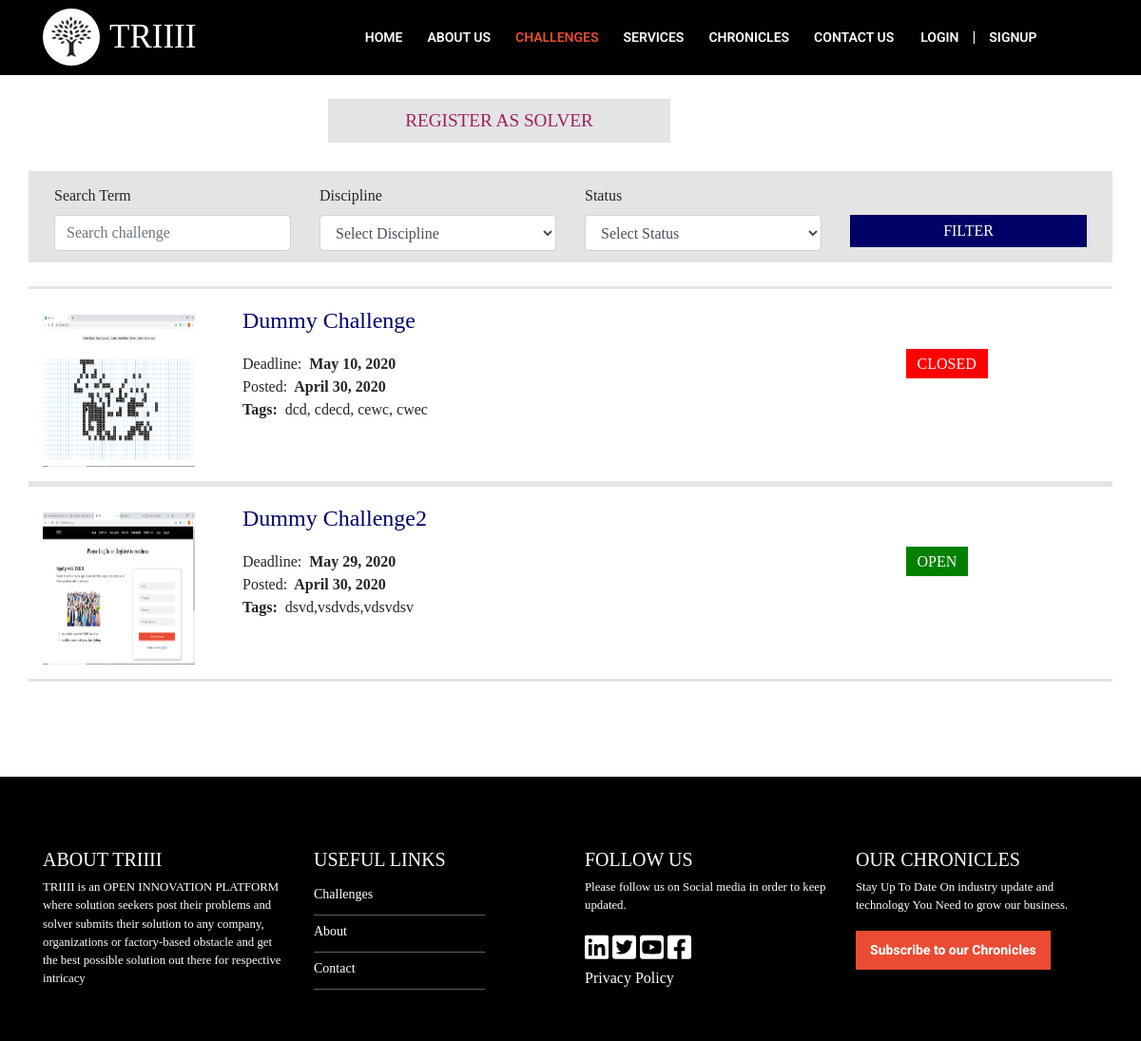
Screenshot of /challenges/ with the database file from the repository.
### hostChallenge/models.py (models this page shows, shortened)
class Challenges(models.Model):
    title = models.CharField(max_length=1000)
    category = models.CharField(max_length=500,choices=Constants.CATEGORY)
    summary = models.TextField()
    description = models.TextField()
    image = models.ImageField(blank=True,null=True)
    file1 = models.ImageField(blank=True,null=True)
    file2 = models.ImageField(blank=True,null=True)
    file3 = models.ImageField(blank=True,null=True)
    file4 = models.FileField(blank=True,null=True)
    date_posted = models.DateField(auto_now_add=True)
    approved = models.BooleanField(default=False)
    tags = models.CharField(max_length=2500,default="")
    deadline = models.DateField(default=timezone.now)
    status = models.CharField(max_length=100,default="OPEN")
    slug = models.SlugField()
    class Meta:
        unique_together = ('title','date_posted')

### hostChallenge/views.py (the view, shortened to what this page needs)
# urls.py: path('challenges/',challengesPage,name="ChallengesPage"),
def challengesPage(request):
    challenges = Challenges.objects.filter(approved=True).order_by('-date_posted')
    status = []
    date = datetime.now().strftime ("%Y-%m-%d")
    for i in challenges:
        cm = datetime.strftime(i.deadline,"%Y-%m-%d")
        if date>cm:
            Challenges.objects.filter(title=i.title).filter(date_posted=i.date_posted).update(status="CLOSED")
    challenges = Challenges.objects.filter(approved=True).order_by('-date_posted')
    return render(request,'challenges.html',{'challenges':challenges})

### hostChallenge/templates/challenges.html (shortened to what this page needs)
{% extends "base.html" %}
{% load static %}
{% block content %}
    <div class="container">
        <a href="{% url 'signuppage' %}">
            <button class="registerBtn"> Register as Solver </button>
        </a>
        <form method="POST" >{% csrf_token %}
            <div class="filters row">
                <div class="col-md-3">
                    <label>Search Term</label><br/>
                    <input type="text" class="form-control" name="searchbox" placeholder="Search challenge" />
                </div>
                <div class="col-md-3">
                    <label>Discipline </label><br/>
                    <select class="form-control" name="discipline" >
                        <option value="">Select Discipline</option>
                    </select>
                </div>
                <div class="col-md-3">
                    <label>Status </label>
                    <select class="form-control" name="status" >
                        <option value="">Select Status</option>
                    </select>
                </div>
                <div class="col-md-3">
                    <label> </label><br/>
                    <button type="submit" class="sbbtn">FILTER</button>
                </div>
            </div>
        </form>
        <div class="challenges">
            {% for cha in challenges %}
                <div class="ch row">
                    <div class="col-md-2">
                        <img width="160px" height="160px" style="margin-top:12px;" src="/media/{{cha.image}}" />
                    </div>
                    <div class="col-md-10" style="padding-left:35px;">
                        <div class="row">
                            <div class="col-md-9 challenge-details-column">
                                <div class="challenge-name inno-dark-blue-text media-center">
                                <a class="chead" href="{% url 'ChallengeDetail' slug=cha.slug %}">
                                    <p >{{cha.title}}</p>
                                </a>
                                </div>
                            </div>
                        </div>
                        <div class="row">
                            <div class="col-md-9">
                                <div class="byline media-center">Deadline:&nbsp;<strong> {{cha.deadline}} </strong></div>
                                <div class="byline media-center">Posted:&nbsp;<strong> {{cha.date_posted}} </strong></div>
                            </div>
                            <div class="col-md-3 stt" >
                                {% if cha.status == "CLOSED" %}
                                    <div class="right media-center" ><span class="status" style="background-color:red;"> {{cha.status}} </span></div>
                                {% else %}
                                    <div class="right media-center"><span class="status"> {{cha.status}} </span></div>
                                {% endif %}
                            </div>
                        </div>
                        <div class="row">
                            <div class="col-md-9">
                                <div class="challenge-tags media-center">
                                    <span class="label tags-title"><b>Tags:&nbsp;</b></span>
                                    <span class="tags-title " title="Chemistry"> {{cha.tags}} </span><br/>
                                </div>
                            </div>
                            <div class="col-md-3"></div>
                        </div>
                    </div>
                </div>
            {% endfor %}
        </div>
    </div>
{% endblock %}

### accounts/templates/base.html (style rules this page uses)
body { font-family: 'PT Serif', serif !important; }
* { box-sizing: border-box; }
a { color: white; text-decoration: none; background-color: transparent; }

### hostChallenge/templates/challenges.html (style rules this page uses)
.registerBtn { font-size: 14px; border-radius: 0; border: none; padding: 9px 30px; background-color: #e4e4e4; color: #9e1f63; font-family: 'PT Serif', serif; font-weight: 400 !important; width:30vw !important; margin-top:25px; text-align:center; margin-left:25vw; font-size:1.2em; text-transform:uppercase; }
.ch { border-top: 3px solid #e4e4e4; padding-bottom: 15px; padding-top:15px; border-bottom: 3px solid #e4e4e4; }
.challenges { margin-top:25px; }
.chead { margin: 0 0 10px; color:#000067 !important; font-size:1.5em; }
.status { background-color:green; padding:7px 12px; color:black; font-size:1.0em; color:white; }
.sbbtn { background-color: #000067; padding:5px 35px; margin-top:7.5px; color:white; font-weight:400; outline:none; border:none; width:100%;% }
.filters .col-md-3 { margin-top:10px; }
.filters { background: #e4e4e4; border-color: #e4e4e4; padding:12px; margin-top:30px; padding-top:4px; }

### rows the page displays
Challenges: image (picture), title "Dummy Challenge", deadline "May 10, 2020", date_posted "April 30, 2020", status "CLOSED", tags "dcd, cdecd, cewc, cwec"
Challenges: image (picture), title "Dummy Challenge2", deadline "May 29, 2020", date_posted "April 30, 2020", status "OPEN", tags "dsvd,vsdvds,vdsvdsv"
